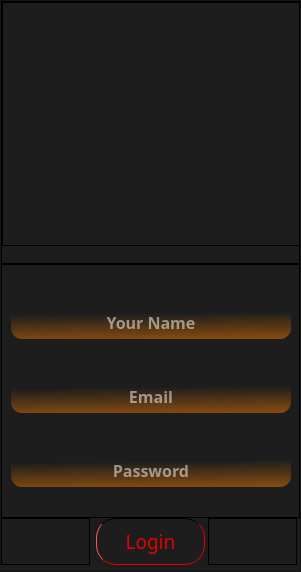
           <widget class="QWidget" name="Page1">
            <property name="styleSheet">
             <string notr="true">background-color: qlineargradient(spread:pad, x1:0, y1:0, x2:1, y2:1, stop:0 rgba(0, 0, 0, 0), stop:1 rgba(255, 255, 255, 0));</string>
            </property>
            <layout class="QHBoxLayout" name="horizontalLayout_5">
             <property name="spacing">
              <number>0</number>
             </property>
             <property name="leftMargin">
              <number>0</number>
             </property>
             <property name="topMargin">
              <number>0</number>
             </property>
             <property name="rightMargin">
              <number>0</number>
             </property>
             <property name="bottomMargin">
              <number>0</number>
             </property>
             <item>
              <widget class="QFrame" name="Page1_BaseFrae">
               <property name="styleSheet">
                <string notr="true">background-color: rgb(255, 170, 127);
background-color: qlineargradient(spread:pad, x1:0, y1:0, x2:1, y2:1, stop:0 rgba(0, 0, 0, 0), stop:1 rgba(255, 255, 255, 0));

background-color: rgb(32, 32, 30);

background-color: rgb(29, 29, 29);</string>
               </property>
               <property name="frameShape">
                <enum>QFrame::StyledPanel</enum>
               </property>
               <property name="frameShadow">
                <enum>QFrame::Raised</enum>
               </property>
               <layout class="QHBoxLayout" name="horizontalLayout_8">
                <property name="spacing">
                 <number>0</number>
                </property>
                <property name="leftMargin">
                 <number>0</number>
                </property>
                <property name="topMargin">
                 <number>0</number>
                </property>
                <property name="rightMargin">
                 <number>0</number>
                </property>
                <property name="bottomMargin">
                 <number>0</number>
                </property>
                <item>
                 <layout class="QGridLayout" name="gridLayout_2">
                  <property name="bottomMargin">
                   <number>6</number>
                  </property>
                  <property name="verticalSpacing">
                   <number>0</number>
                  </property>
                  <item row="2" column="0">
                   <widget class="QFrame" name="frame_7">
                    <property name="sizePolicy">
                     <sizepolicy hsizetype="Fixed" vsizetype="Fixed">
                      <horstretch>0</horstretch>
                      <verstretch>0</verstretch>
                     </sizepolicy>
                    </property>
                    <property name="minimumSize">
                     <size>
                      <width>89</width>
                      <height>47</height>
                     </size>
                    </property>
                    <property name="styleSheet">
                     <string notr="true">background-color: qlineargradient(spread:pad, x1:0, y1:0, x2:1, y2:1, stop:0 rgba(0, 0, 0, 0), stop:1 rgba(255, 255, 255, 0));</string>
                    </property>
                    <property name="frameShape">
                     <enum>QFrame::StyledPanel</enum>
                    </property>
                    <property name="frameShadow">
                     <enum>QFrame::Raised</enum>
                    </property>
                   </widget>
                  </item>
                  <item row="1" column="0" colspan="3">
                   <widget class="QFrame" name="frame_4">
                    <property name="sizePolicy">
                     <sizepolicy hsizetype="Fixed" vsizetype="Fixed">
                      <horstretch>0</horstretch>
                      <verstretch>0</verstretch>
                     </sizepolicy>
                    </property>
                    <property name="minimumSize">
                     <size>
                      <width>299</width>
                      <height>254</height>
                     </size>
                    </property>
                    <property name="styleSheet">
                     <string notr="true">background-color: qlineargradient(spread:pad, x1:0, y1:0, x2:1, y2:1, stop:0 rgba(0, 0, 0, 0), stop:1 rgba(255, 255, 255, 0));</string>
                    </property>
                    <property name="frameShape">
                     <enum>QFrame::StyledPanel</enum>
                    </property>
                    <property name="frameShadow">
                     <enum>QFrame::Raised</enum>
                    </property>
                    <layout class="QHBoxLayout" name="horizontalLayout_6">
                     <property name="topMargin">
                      <number>0</number>
                     </property>
                     <property name="rightMargin">
                      <number>8</number>
                     </property>
                     <property name="bottomMargin">
                      <number>9</number>
                     </property>
                     <item>
                      <layout class="QGridLayout" name="gridLayout">
                       <property name="verticalSpacing">
                        <number>0</number>
                       </property>
                       <item row="0" column="0">
                        <widget class="QLineEdit" name="Box_name">
                         <property name="minimumSize">
                          <size>
                           <width>266</width>
                           <height>54</height>
                          </size>
                         </property>
                         <property name="font">
                          <font>
                           <family>Segoe UI Semibold</family>
                           <pointsize>12</pointsize>
                           <weight>75</weight>
                           <bold>true</bold>
                          </font>
                         </property>
                         <property name="tabletTracking">
                          <bool>true</bool>
                         </property>
                         <property name="toolTip">
                          <string>&lt;html&gt;&lt;head/&gt;&lt;body&gt;&lt;p&gt;&lt;span style=&quot; color:#9d0000;&quot;&gt;Enter Your Name&lt;/span&gt;&lt;/p&gt;&lt;/body&gt;&lt;/html&gt;</string>
                         </property>
                         <property name="whatsThis">
                          <string>&lt;html&gt;&lt;head/&gt;&lt;body&gt;&lt;p&gt;Enter Your Name&lt;/p&gt;&lt;/body&gt;&lt;/html&gt;</string>
                         </property>
                         <property name="styleSheet">
                          <string notr="true">QLineEdit{
color: rgb(255, 255, 255);
background-color: qlineargradient(spread:pad, x1:0.432136, y1:0.249, x2:0.5, y2:1, stop:0 rgba(0, 0, 0, 0), stop:1 rgba(255, 129, 0, 115));
border-radius:11px;
margin-top:20px;
text-align:left;

}

QLineEdit::hover{
background-color: qlineargradient(spread:pad, x1:0.574, y1:0.301136, x2:0.5, y2:1, stop:0 rgba(0, 93, 21, 0), stop:1 rgba(27, 109, 0, 135));
background-color: qlineargradient(spread:pad, x1:0.432136, y1:0.249, x2:0.5, y2:1, stop:0 rgba(0, 0, 0, 0), stop:1 rgba(255, 129, 0, 72));
color: rgb(241, 241, 241);
}
</string>
                         </property>
                         <property name="alignment">
                          <set>Qt::AlignCenter</set>
                         </property>
                         <property name="placeholderText">
                          <string>Your Name</string>
                         </property>
                         <property name="cursorMoveStyle">
                          <enum>Qt::VisualMoveStyle</enum>
                         </property>
                        </widget>
                       </item>
                       <item row="1" column="0">
                        <widget class="QLineEdit" name="Box_email">
                         <property name="minimumSize">
                          <size>
                           <width>266</width>
                           <height>54</height>
                          </size>
                         </property>
                         <property name="font">
                          <font>
                           <family>Segoe UI Semibold</family>
                           <pointsize>12</pointsize>
                           <weight>75</weight>
                           <bold>true</bold>
                          </font>
                         </property>
                         <property name="tabletTracking">
                          <bool>true</bool>
                         </property>
                         <property name="toolTip">
                          <string>&lt;html&gt;&lt;head/&gt;&lt;body&gt;&lt;p&gt;&lt;span style=&quot; color:#9d0000;&quot;&gt;Enter Your Name&lt;/span&gt;&lt;/p&gt;&lt;/body&gt;&lt;/html&gt;</string>
                         </property>
                         <property name="whatsThis">
                          <string>&lt;html&gt;&lt;head/&gt;&lt;body&gt;&lt;p&gt;Enter Your Name&lt;/p&gt;&lt;/body&gt;&lt;/html&gt;</string>
                         </property>
                         <property name="styleSheet">
                          <string notr="true">QLineEdit{
color: rgb(255, 255, 255);
background-color: qlineargradient(spread:pad, x1:0.432136, y1:0.249, x2:0.5, y2:1, stop:0 rgba(0, 0, 0, 0), stop:1 rgba(255, 129, 0, 115));
border-radius:11px;
margin-top:20px;
text-align:left;

}

QLineEdit::hover{
background-color: qlineargradient(spread:pad, x1:0.574, y1:0.301136, x2:0.5, y2:1, stop:0 rgba(0, 93, 21, 0), stop:1 rgba(27, 109, 0, 135));
background-color: qlineargradient(spread:pad, x1:0.432136, y1:0.249, x2:0.5, y2:1, stop:0 rgba(0, 0, 0, 0), stop:1 rgba(255, 129, 0, 72));
color: rgb(241, 241, 241);
}
</string>
                         </property>
                         <property name="alignment">
                          <set>Qt::AlignCenter</set>
                         </property>
                         <property name="placeholderText">
                          <string>Email</string>
                         </property>
                         <property name="cursorMoveStyle">
                          <enum>Qt::VisualMoveStyle</enum>
                         </property>
                        </widget>
                       </item>
                       <item row="2" column="0">
                        <widget class="QLineEdit" name="Box_password">
                         <property name="minimumSize">
                          <size>
                           <width>266</width>
                           <height>54</height>
                          </size>
                         </property>
                         <property name="font">
                          <font>
                           <family>Segoe UI Semibold</family>
                           <pointsize>12</pointsize>
                           <weight>75</weight>
                           <bold>true</bold>
                          </font>
                         </property>
                         <property name="tabletTracking">
                          <bool>true</bool>
                         </property>
                         <property name="toolTip">
                          <string>&lt;html&gt;&lt;head/&gt;&lt;body&gt;&lt;p&gt;&lt;span style=&quot; color:#9d0000;&quot;&gt;Enter Your Name&lt;/span&gt;&lt;/p&gt;&lt;/body&gt;&lt;/html&gt;</string>
                         </property>
                         <property name="whatsThis">
                          <string>&lt;html&gt;&lt;head/&gt;&lt;body&gt;&lt;p&gt;Enter Your Name&lt;/p&gt;&lt;/body&gt;&lt;/html&gt;</string>
                         </property>
                         <property name="styleSheet">
                          <string notr="true">QLineEdit{
color: rgb(255, 255, 255);
background-color: qlineargradient(spread:pad, x1:0.432136, y1:0.249, x2:0.5, y2:1, stop:0 rgba(0, 0, 0, 0), stop:1 rgba(255, 129, 0, 115));
border-radius:11px;
margin-top:20px;
text-align:left;

}

QLineEdit::hover{
background-color: qlineargradient(spread:pad, x1:0.574, y1:0.301136, x2:0.5, y2:1, stop:0 rgba(0, 93, 21, 0), stop:1 rgba(27, 109, 0, 135));
background-color: qlineargradient(spread:pad, x1:0.432136, y1:0.249, x2:0.5, y2:1, stop:0 rgba(0, 0, 0, 0), stop:1 rgba(255, 129, 0, 72));
color: rgb(241, 241, 241);
}
</string>
                         </property>
                         <property name="echoMode">
                          <enum>QLineEdit::Password</enum>
                         </property>
                         <property name="alignment">
                          <set>Qt::AlignCenter</set>
                         </property>
                         <property name="placeholderText">
                          <string>Password</string>
                         </property>
                         <property name="cursorMoveStyle">
                          <enum>Qt::VisualMoveStyle</enum>
                         </property>
                        </widget>
                       </item>
                      </layout>
                     </item>
                    </layout>
                   </widget>
                  </item>
                  <item row="2" column="1">
                   <widget class="QPushButton" name="LoginButton">
                    <property name="sizePolicy">
                     <sizepolicy hsizetype="Fixed" vsizetype="Fixed">
                      <horstretch>0</horstretch>
                      <verstretch>0</verstretch>
                     </sizepolicy>
                    </property>
                    <property name="minimumSize">
                     <size>
                      <width>109</width>
                      <height>47</height>
                     </size>
                    </property>
                    <property name="font">
                     <font>
                      <family>MV Boli</family>
                      <pointsize>14</pointsize>
                     </font>
                    </property>
                    <property name="toolTip">
                     <string>&lt;html&gt;&lt;head/&gt;&lt;body&gt;&lt;p&gt;&lt;span style=&quot; color:#00b400;&quot;&gt;Login&lt;/span&gt;&lt;/p&gt;&lt;/body&gt;&lt;/html&gt;</string>
                    </property>
                    <property name="styleSheet">
                     <string notr="true">QPushButton{
border-radius:20px;
color: rgba(232, 0, 0, 250);
background-color: qlineargradient(spread:pad, x1:0, y1:0, x2:1, y2:1, stop:0 rgba(0, 0, 0, 0), stop:1 rgba(255, 255, 255, 0));
	

border-top-color: qlineargradient(spread:pad, x1:0, y1:0, x2:1, y2:1, stop:0 rgba(0, 0, 0, 0), stop:1 rgba(255, 255, 255, 0));
	alternate-background-color: rgb(0, 0, 0);

border-top-width:10px;
border-width:1px;
border-style:  outset;





}

QPushButton:hover{
	background-color: rgb(48, 48, 48);
	border-color: rgba(165, 0, 0, 200);
color: rgba(232, 0, 0, 180);
	border-top-color: qlineargradient(spread:pad, x1:0, y1:0, x2:1, y2:1, stop:0 rgba(0, 0, 0, 0), stop:1 rgba(255, 255, 255, 0));






}
</string>
                    </property>
                    <property name="text">
                     <string>Login</string>
                    </property>
                    <property name="shortcut">
                     <string>Return</string>
                    </property>
                   </widget>
                  </item>
                  <item row="2" column="2">
                   <widget class="QFrame" name="frame_8">
                    <property name="sizePolicy">
                     <sizepolicy hsizetype="Fixed" vsizetype="Fixed">
                      <horstretch>0</horstretch>
                      <verstretch>0</verstretch>
                     </sizepolicy>
                    </property>
                    <property name="minimumSize">
                     <size>
                      <width>89</width>
                      <height>47</height>
                     </size>
                    </property>
                    <property name="styleSheet">
                     <string notr="true">background-color: qlineargradient(spread:pad, x1:0, y1:0, x2:1, y2:1, stop:0 rgba(0, 0, 0, 0), stop:1 rgba(255, 255, 255, 0));</string>
                    </property>
                    <property name="frameShape">
                     <enum>QFrame::StyledPanel</enum>
                    </property>
                    <property name="frameShadow">
                     <enum>QFrame::Raised</enum>
                    </property>
                   </widget>
                  </item>
                  <item row="0" column="0" colspan="3">
                   <widget class="QFrame" name="frame_2">
                    <property name="sizePolicy">
                     <sizepolicy hsizetype="Fixed" vsizetype="Fixed">
                      <horstretch>0</horstretch>
                      <verstretch>0</verstretch>
                     </sizepolicy>
                    </property>
                    <property name="minimumSize">
                     <size>
                      <width>299</width>
                      <height>240</height>
                     </size>
                    </property>
                    <property name="styleSheet">
                     <string notr="true">background-color: qlineargradient(spread:pad, x1:0, y1:0, x2:1, y2:1, stop:0 rgba(0, 0, 0, 0), stop:1 rgba(255, 255, 255, 0));</string>
                    </property>
                    <property name="frameShape">
                     <enum>QFrame::StyledPanel</enum>
                    </property>
                    <property name="frameShadow">
                     <enum>QFrame::Raised</enum>
                    </property>
                    <layout class="QHBoxLayout" name="horizontalLayout_7">
                     <property name="leftMargin">
                      <number>0</number>
                     </property>
                     <property name="topMargin">
                      <number>0</number>
                     </property>
                     <property name="rightMargin">
                      <number>0</number>
                     </property>
                     <property name="bottomMargin">
                      <number>17</number>
                     </property>
                     <item>
                      <widget class="QFrame" name="frame_6">
                       <property name="sizePolicy">
                        <sizepolicy hsizetype="Fixed" vsizetype="Fixed">
                         <horstretch>0</horstretch>
                         <verstretch>0</verstretch>
                        </sizepolicy>
                       </property>
                       <property name="minimumSize">
                        <size>
                         <width>304</width>
                         <height>244</height>
                        </size>
                       </property>
                       <property name="styleSheet">
                        <string notr="true">border-image: url(:/newPrefix/ThunderBolt Logo flipped.png);</string>
                       </property>
                       <property name="frameShape">
                        <enum>QFrame::StyledPanel</enum>
                       </property>
                       <property name="frameShadow">
                        <enum>QFrame::Raised</enum>
                       </property>
                      </widget>
                     </item>
                    </layout>
                   </widget>
                  </item>
                 </layout>
                </item>
               </layout>
              </widget>
             </item>
            </layout>
           </widget>
